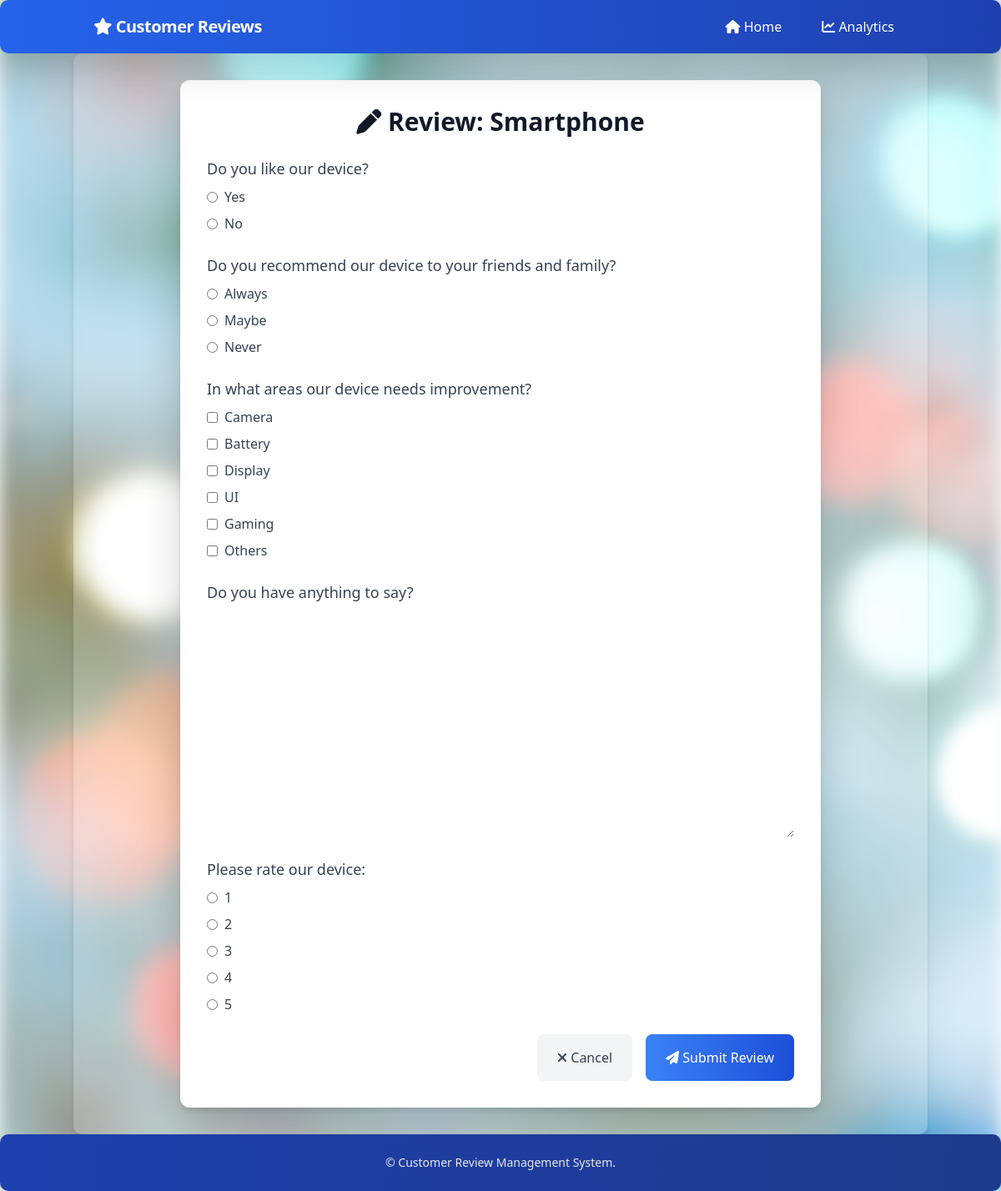
/product/1/, run on the app's committed database.
### reviews/models.py (models this page shows, shortened)
class Product(models.Model):
    name = models.CharField(max_length=255)
    description = models.TextField(blank=True)

class Question(models.Model):
    product = models.ForeignKey(Product, on_delete=models.CASCADE,
                                related_name='questions')
    text = models.CharField(max_length=500)
    question_type = models.CharField(max_length=20, choices=QUESTION_TYPES)
    options = models.TextField(
        help_text="Comma separated options if applicable", blank=True, null=True
    )
    def get_options_list(self):
        if self.options:
            return [option.strip() for option in self.options.split(',')]
        return []

### reviews/views.py (the view)
# urls.py: path('product/<int:product_id>/', product_review, name='product_review'),
def product_review(request, product_id):
    product = get_object_or_404(Product, id=product_id)
    questions = product.questions.all()
    if request.method == "POST":
        form = ReviewForm(request.POST, questions=questions)
        if form.is_valid():
            review = Review.objects.create(product=product)
            for question in questions:
                field_name = f"question_{question.id}"
                answer_data = form.cleaned_data.get(field_name)
                if isinstance(answer_data, list):
                    answer_str = ", ".join(answer_data)
                    Answer.objects.create(
                        review=review, question=question, answer=answer_str
                    )
                else:
                    Answer.objects.create(
                        review=review, question=question, answer=answer_data
                    )
            return redirect("review_thanks")
    else:
        form = ReviewForm(questions=questions)
    context = {
        "product": product,
        "form": form,
    }
    return render(request, "reviews/product_review.html", context)

### reviews/templates/reviews/product_review.html (shortened to what this page needs)
{% extends 'reviews/base.html' %}
{% load widget_tweaks %}
{% block content %}
<div class="max-w-3xl mx-auto glass-effect">
    <div class="bg-white rounded-xl shadow-lg p-8 transform transition-all duration-500 hover:scale-105 hover:shadow-2xl">
        <h2 class="text-3xl font-bold text-gray-900 mb-6 text-center">
            <i class="fas fa-pen"></i> Review: {{ product.name }}
        </h2>
        <form method="post" enctype="multipart/form-data" class="space-y-6" id="review-form">
            {% for field in form %}
                <div class="form-group mb-6">
                    <label for="{{ field.id_for_label }}"
                           class="block text-lg font-medium text-gray-700 mb-2">
                        {{ field.label }}
                    </label>
                    <div class="relative flex flex-col gap-2">
                        {% if field|widget_type == 'radioselect' or field|widget_type == 'checkboxselectmultiple' %}
                            <div class="flex flex-col gap-2">
                                {% for choice in field %}
                                    <label class="inline-flex items-center space-x-2">
                                        {{ choice.tag }}
                                        <span class="text-gray-700">{{ choice.choice_label }}</span>
                                    </label>
                                {% endfor %}
                            </div>
                        {% elif field.field.widget.input_type == 'textarea' %}
                            {% render_field field class="w-full h-32 rounded-lg border-gray-300 focus:border-blue-500 focus:ring-blue-500 p-3" %}
                        {% else %}
                            {% render_field field class="w-full rounded-lg border-gray-300 focus:border-blue-500 focus:ring-blue-500 p-3" %}
                        {% endif %}
                    </div>
                </div>
            {% endfor %}
            <div class="flex justify-end space-x-4">
                <a href="{% url 'product_list' %}"
                   class="px-6 py-3 bg-gray-100 text-gray-700 rounded-lg hover:bg-gray-200 transition-colors">
                    <i class="fas fa-times"></i> Cancel
                </a>
                <button type="submit"
                        class="px-6 py-3 bg-gradient-to-r from-blue-500 to-blue-700 text-white rounded-lg hover:from-blue-600 hover:to-blue-800 transition-colors"
                        id="submit-button">
                    <i class="fas fa-paper-plane"></i> Submit Review
                </button>
            </div>
        </form>
    </div>
</div>
{% endblock %}

### reviews/templates/reviews/base.html (shortened to what this page needs)
{% load static %}
<!DOCTYPE html>
<html lang="en">
<head>
    <link rel="stylesheet" href="https://cdn.jsdelivr.net/npm/bootstrap@5.3.0/dist/css/bootstrap.min.css" />
    <script src="https://cdn.tailwindcss.com"></script>
</head>
<body class="bg-gray-50 flex flex-col min-h-screen antialiased">
    {% load static %}
    <nav class="sticky top-0 z-50 bg-gradient-to-r from-blue-600 to-blue-800 shadow-lg transition-colors duration-300 glass-effect">
        <div class="container mx-auto px-4">
            <div class="flex items-center justify-between h-16">
                <a class="text-white text-xl font-bold tracking-tight hover:text-blue-100 transition-colors"
                   href="{% url 'product_list' %}">
                    <i class="fas fa-star icon-bounce"></i> Customer Reviews
                </a>
                <div class="hidden lg:flex space-x-4">
                    <a class="text-white hover:text-blue-100 px-3 py-2 rounded-md transition-colors"
                    href="{% url 'product_list' %}"><i class="fas fa-home"></i> Home</a>
                    <a class="text-white hover:text-blue-100 px-3 py-2 rounded-md transition-colors"
                    href="{% url 'review_analytics' %}"><i class="fas fa-chart-line"></i> Analytics</a>
                </div>
            </div>
        </div>
    </nav>
    <main class="flex-grow container mx-auto px-4 py-8 page-transition glass-effect">
        {% block content %}{% endblock %}
    </main>
    <footer class="bg-gradient-to-r from-blue-800 to-blue-900 text-gray-200 py-6 glass-effect">
        <div class="container mx-auto px-4 text-center">
            <p class="text-sm">&copy; {{ now|date:"Y" }} Customer Review Management System.</p>
        </div>
    </footer>
</body>
</html>

### data on the page
Product: name "Smartphone"
Question: label "Do you like our device?"
Question: label "Do you recommend our device to your friends and family?"
Question: label "In what areas our device needs improvement?"
Question: label "Do you have anything to say?"
Question: label "Please rate our device:"

### other printed values
{{ choice.choice_label }} "Yes" "No" "Always" "Maybe" "Never" "Camera" "Battery" "Display" "UI" "Gaming" "Others" "1" "2" "3" "4" "5"
